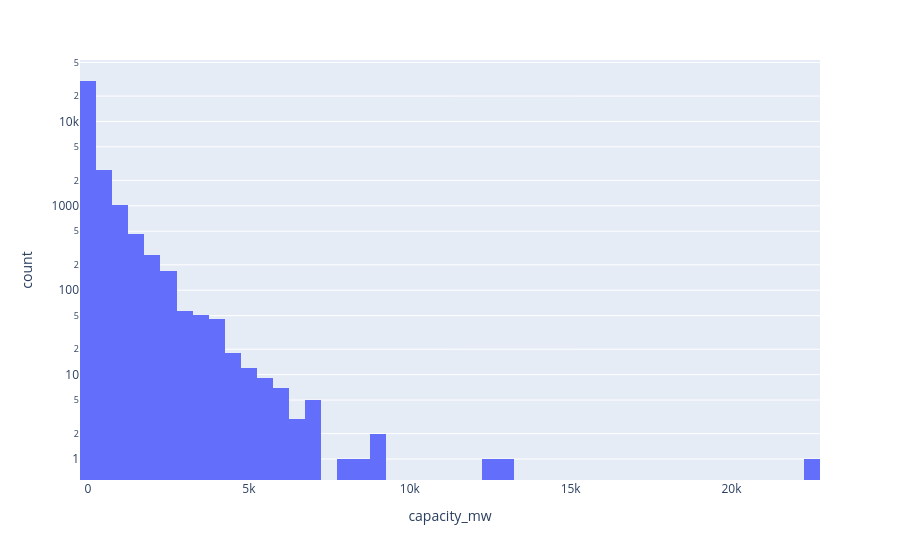

Notebook code cell kept with this figure:
### Markdown cell above
## 3. Tek değişkenli dağılımlar
❓ `capacity_mw` dağılımı nasıl? Lineer eksende mi log eksende mi anlamlı?

❓ Yakıt tiplerinin **santral sayısı** ile **toplam kapasite** sıralaması aynı mı? (İpucu: güneş santrali çok ama küçük.)

### Code cell
px.histogram(df, x="capacity_mw", nbins=100, log_y=True)

### Figure 1 — Plotly figure (JSON) as saved in the notebook; plotly's stock layout.template omitted (floating-point values rounded to 4 significant figures; data arrays with more than 128 entries replaced by an {"elided": "..."} marker saying what was removed)
{"data": [{"bingroup": "x", "hovertemplate": "capacity_mw=%{x}<br>count=%{y}<extra></extra>", "legendgroup": "", "marker": {"color": "#636efa", "pattern": {"shape": ""}}, "name": "", "nbinsx": 100, "orientation": "v", "showlegend": false, "type": "histogram", "x": {"elided": "34936 float values"}, "xaxis": "x", "yaxis": "y"}], "layout": {"barmode": "relative", "legend": {"tracegroupgap": 0}, "margin": {"t": 60}, "xaxis": {"anchor": "y", "domain": [0, 1], "title": {"text": "capacity_mw"}}, "yaxis": {"anchor": "x", "domain": [0, 1], "title": {"text": "count"}, "type": "log"}}}
